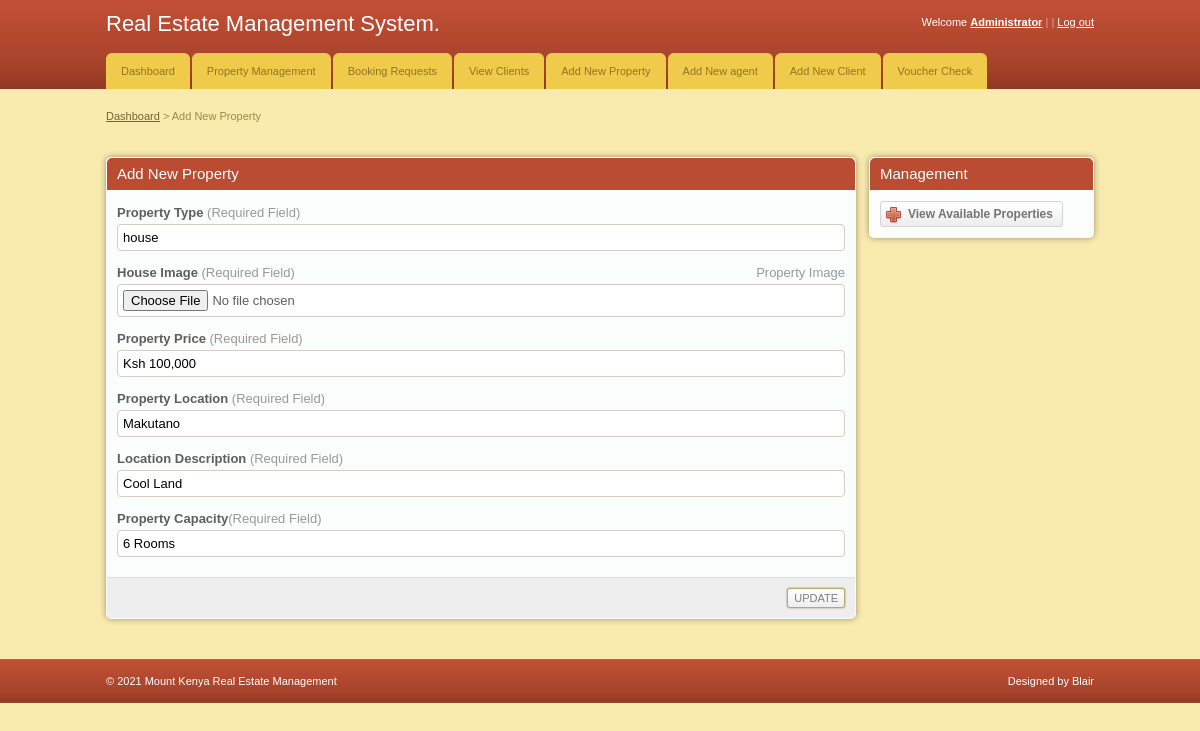
The page /admin/edit.php?id=31 on the database its author committed.
### tables this page shows
CREATE TABLE `houses` (
  `house_id` int(11) NOT NULL,
  `house_type` varchar(255) NOT NULL,
  `image` text NOT NULL,
  `rent_cost` varchar(11) NOT NULL,
  `location` varchar(30) NOT NULL,
  `location_description` text NOT NULL,
  `max_capacity` varchar(100) NOT NULL,
  `name` varchar(100) NOT NULL,
  `contact` int(20) NOT NULL,
  `status` varchar(255) NOT NULL
);

### admin/edit.php (the view, shortened to what this page needs)
<?php
	if(isset($_GET['id']))
	{
	$id = $_GET['id'];
	$select = mysqli_query($conn,"SELECT * FROM houses WHERE house_id = '$id'") or die(mysqli_error($conn));
	$selresult = mysqli_fetch_array($select);
	}
?>
<!DOCTYPE html PUBLIC "-//W3C//DTD XHTML 1.0 Transitional//EN" "http://www.w3.org/TR/xhtml1/DTD/xhtml1-transitional.dtd">
<html xmlns="http://www.w3.org/1999/xhtml">
<head>
	<link rel="stylesheet" href="css/style.css" type="text/css" media="all" />
</head>
<body>
<div id="header">
	<div class="shell">
		<?php
			include 'menu.php';
		?>
		</div>
	</div>
<div id="container">
	<div class="shell">
		<div class="small-nav">
			<a href="index.php">Dashboard</a>
			<span>&gt;</span>
			Add New Property
		</div>
		<br />
		<div id="main">
			<div id="content">
				<div class="box">
					<div class="box-head">
						<h2>Add New Property</h2>
					</div>
					<form action="house_edit.php?id=<?php echo $selresult['house_id'] ?>" method="post" enctype="multipart/form-data">
						<div class="form">
								<p>
									<label>Property Type <span>(Required Field)</span></label>
									<input type="text" class="field size1" name="House_type" value="<?php echo $selresult['house_type']; ?>" required="required" />
								</p>
								<p>
									<span class="req">Property Image</span>
									<label>House Image <span>(Required Field)</span></label>
									<input type="file" class="field size1" name="image" value="<?php echo $selresult['image']; ?>" />
								</p>
								<p>
									<label>Property Price <span>(Required Field)</span></label>
									<input type="text" class="field size1" name="hire_cost" value="<?php echo $selresult['rent_cost']; ?>" required="required" />
								</p>
								<p>
									<label>Property Location <span>(Required Field)</span></label>
									<input type="text" class="field size1" name="location" value="<?php echo $selresult['location']; ?>" required="required" />
								</p>
								<p>
									<label>Location Description <span>(Required Field)</span></label>
									<input type="text" class="field size1" name="desc" value="<?php echo $selresult['location_description']; ?>" required="required" />
								</p>
								<p>
									<label>Property Capacity<span>(Required Field)</span></label>
									<input type="text" class="field size1" name="capacity" value="<?php echo $selresult['max_capacity']; ?>" required="required" />
								</p>
						</div>
						<div class="buttons">
							<input type="submit" class="button" value="UPDATE" name="send" />
						</div>
					</form>
				</div>
			</div>
			<div id="sidebar">
				<div class="box">
					<div class="box-head">
						<h2>Management</h2>
					</div>
					<div class="box-content">
						<a href="house_management.php" class="add-button"><span>View Available Properties</span></a>
					</div>
				</div>
			</div>
		</div>
	</div>
</div>
<div id="footer">
	<div class="shell">
		<span class="left">&copy; <?php echo date("Y");?> Mount Kenya Real Estate Management</span>
		<span class="right">
			Designed by Blair</a>
		</span>
	</div>
</div>
</body>
</html>

### agent/css/style.css (style rules this page uses)
* { padding:0; margin:0; outline:0; }
body { background:#f9ebae; font-family: Verdana, sans-serif; font-size:11px; line-height:14px; color:#5e5e5e; }
input, textarea, select { font-family: Verdana, sans-serif; font-size:13px; }
.field { border:solid 1px #d3cfc7; background:#fff; padding:5px; }
.button { background:#eee url(images/button.gif) repeat-x 0 0; border:solid 1px #b1a874; color:#7f7f7f; font-size:11px; padding:2px 6px 2px 6px; cursor:pointer; line-height:14px !important; }
a { color:#ba4c32; text-decoration: underline; cursor:pointer; }
.left, .alignleft { float:left; display:inline; }
.right, .alignright { float:right; display:inline; }
h2 { font-size:15px; font-weight: normal; }
.shell { width:988px; margin:0 auto; }
#header { height:89px; background:url(images/header.gif); white-space:nowrap; }
#container { padding:20px 0; }
.small-nav { color:#978b48; padding-bottom:20px; }
.small-nav a { color:#6f6636; }
#content { float:left; width:750px; }
#sidebar { float:right; width:225px; }
.box { background:#fbfcfc; height:100%; padding:1px; margin-bottom:20px; }
.box-head { background:#ba4c32; height:32px; color:#fff; padding: 0 10px; line-height:32px; white-space:nowrap; border-bottom:solid 1px #fff; }
.form { padding:15px 10px 5px 10px; }
.form label { display:block; font-weight: bold; font-size:13px; padding-bottom:4px; }
.form label span { color:#999; font-weight: normal; }
.form .field { display:block; }
.form .req { font-size:13px; float:right; white-space:nowrap; color:#999; }
.form p { padding-bottom:15px; }
.size1 { width:716px; }
.buttons { text-align: right; padding:10px; background:#eee; border-top:solid 1px #e0e0e0; }
.buttons .button { margin-left:3px; }
.box-content { padding:10px; }
.add-button, .add-button span { float:left; height:26px; background:url(images/add-button.gif) no-repeat 0 0; padding:0 0 0 28px; }
.add-button span { background-position:right 0; padding:0 10px 0 0; }
.add-button { font-weight: bold; font-size:12px; color:#747474; text-decoration: none; line-height:26px; }
#footer { height:44px; background:url(images/footer.gif); line-height:44px; color:#fff; }
.box { -moz-border-radius:5px; -webkit-border-radius:5px; -moz-box-shadow: 0 0 6px #978f6c; -webkit-box-shadow: 0 0 6px #978f6c; }
.box-head { -moz-border-radius-topleft:5px; -moz-border-radius-topright:5px; -webkit-border-top-left-radius:5px; -webkit-border-top-right-radius:5px; }
.field, .button { -moz-border-radius:4px; -webkit-border-radius:4px; }
.small-field, .button, .pagging a { -moz-border-radius:3px; -webkit-border-radius:3px; }
.button { -moz-box-shadow: 0 0 2px #978f6c; -webkit-box-shadow: 0 0 2px #978f6c; }

### rows shown on the page
houses: House_type "house", hire_cost "Ksh 100,000", location "Makutano", desc "Cool Land", capacity "6 Rooms"
